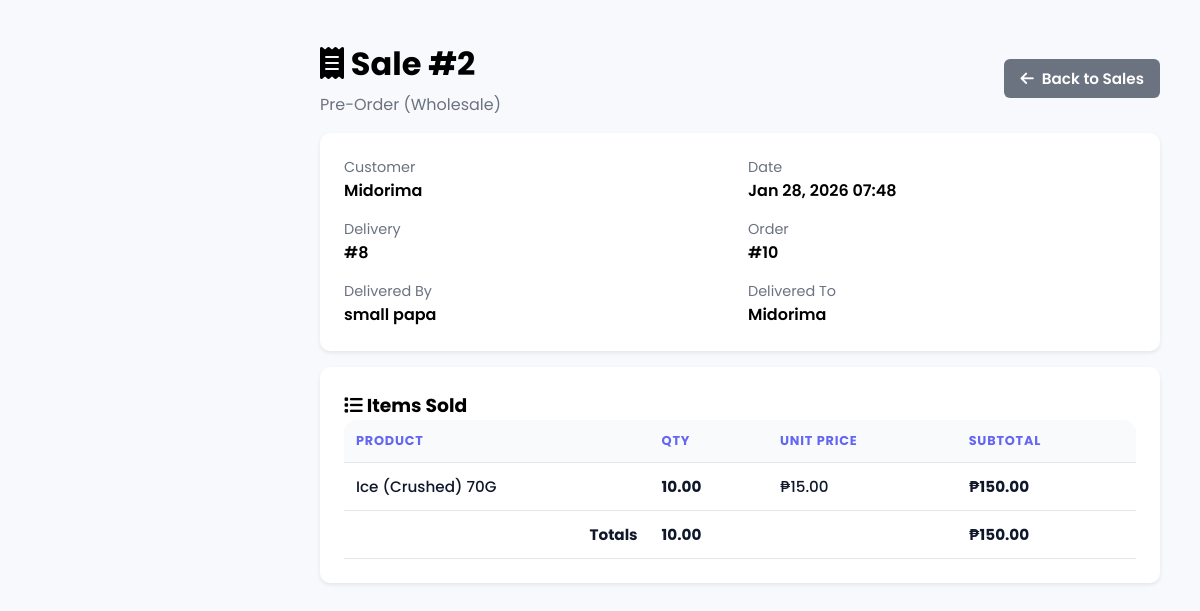
The page /capstone/pages/sale_view.php?id=2 (signed in) on the database its author committed.
### tables this page shows
CREATE TABLE `sales` (
  `Sale_ID` int UNSIGNED NOT NULL,
  `User_ID` int UNSIGNED NOT NULL,
  `Customer_ID` int UNSIGNED NOT NULL,
  `sale_date` datetime DEFAULT NULL,
  `sale_type` varchar(50) DEFAULT NULL,
  `total_amount` decimal(12,2) DEFAULT NULL,
  `created_by` int UNSIGNED NOT NULL,
  `payment` varchar(50) DEFAULT NULL,
  `created_at` timestamp NULL DEFAULT NULL,
  `updated_at` timestamp NULL DEFAULT NULL
);

CREATE TABLE `sale_source` (
  `Sale_delivery_ID` int UNSIGNED NOT NULL,
  `Delivery_ID` int UNSIGNED NOT NULL,
  `Sale_ID` int UNSIGNED NOT NULL,
  `created_at` timestamp NULL DEFAULT NULL,
  `updated_at` timestamp NULL DEFAULT NULL
);

CREATE TABLE `customers` (
  `Customer_ID` int UNSIGNED NOT NULL,
  `type` varchar(50) DEFAULT NULL,
  `phone_number` varchar(20) DEFAULT NULL,
  `address` varchar(255) DEFAULT NULL,
  `created_at` timestamp NULL DEFAULT NULL,
  `updated_at` timestamp NULL DEFAULT NULL,
  `customer_name` varchar(255) NOT NULL
);

CREATE TABLE `delivery` (
  `Delivery_ID` int UNSIGNED NOT NULL,
  `Order_ID` int UNSIGNED NOT NULL,
  `delivery_address` varchar(255) DEFAULT NULL,
  `schedule_date` date DEFAULT NULL,
  `actual_date_arrived` date DEFAULT NULL,
  `delivery_status` varchar(50) DEFAULT NULL,
  `delivered_by` varchar(100) DEFAULT NULL,
  `delivered_to` varchar(100) DEFAULT NULL,
  `created_at` timestamp NULL DEFAULT NULL,
  `updated_at` timestamp NULL DEFAULT NULL
);

CREATE TABLE `sale_details` (
  `Sale_detail_ID` int UNSIGNED NOT NULL,
  `Sale_ID` int UNSIGNED NOT NULL,
  `Product_ID` int UNSIGNED NOT NULL,
  `quantity` int DEFAULT NULL,
  `unit_price` decimal(10,2) DEFAULT NULL,
  `subtotal` decimal(12,2) DEFAULT NULL,
  `created_at` timestamp NULL DEFAULT NULL,
  `updated_at` timestamp NULL DEFAULT NULL
);

CREATE TABLE `products` (
  `Product_ID` int UNSIGNED NOT NULL,
  `product_name` varchar(100) NOT NULL,
  `form` varchar(50) NOT NULL,
  `unit` varchar(50) DEFAULT NULL,
  `wholesale_price` decimal(10,2) DEFAULT NULL,
  `retail_price` decimal(10,2) DEFAULT NULL,
  `is_discontinued` tinyint NOT NULL DEFAULT '0',
  `description` text,
  `last_update` datetime DEFAULT NULL,
  `created_date` datetime NOT NULL DEFAULT CURRENT_TIMESTAMP,
  `created_at` timestamp NULL DEFAULT NULL,
  `updated_at` timestamp NULL DEFAULT NULL
);

### capstone/pages/sale_view.php (the view, shortened to what this page needs)
<?php
require_once '../includes/db.php';
$sale_id = intval($_GET['id'] ?? 0);
$sale_query = "
    SELECT
        s.Sale_ID,
        s.created_at,
        s.updated_at,
        ss.Delivery_ID,
        d.Order_ID,
        d.delivered_to,
        d.delivered_by,
        o.Customer_ID,
        c.customer_name
    FROM sales s
    LEFT JOIN sale_source ss ON ss.Sale_ID = s.Sale_ID
    LEFT JOIN delivery d ON d.Delivery_ID = ss.Delivery_ID
    LEFT JOIN orders o ON o.Order_ID = d.Order_ID
    LEFT JOIN customers c ON c.Customer_ID = o.Customer_ID
    WHERE s.Sale_ID = ?
    LIMIT 1
";
$stmt = $conn->prepare($sale_query);
$stmt->bind_param("i", $sale_id);
$stmt->execute();
$sale = $stmt->get_result()->fetch_assoc();
$is_delivery_sale = !empty($sale['Delivery_ID']);
$sale_type = $is_delivery_sale ? 'Pre-Order (Wholesale)' : 'Walk-in (Retail)';
$customer_display = $sale['customer_name'] ?: ($sale['delivered_to'] ?: 'Walk-in Customer');
$items_query = "
    SELECT
        sd.Product_ID,
        p.product_name,
        p.form,
        p.unit,
        sd.quantity,
        sd.unit_price,
        sd.subtotal
    FROM sale_details sd
    INNER JOIN products p ON p.Product_ID = sd.Product_ID
    WHERE sd.Sale_ID = ?
    ORDER BY sd.Sale_detail_ID ASC
";
$stmt = $conn->prepare($items_query);
$stmt->bind_param("i", $sale_id);
$stmt->execute();
$items_res = $stmt->get_result();
$items = [];
$total_qty = 0;
$total_amount = 0;
while ($row = $items_res->fetch_assoc()) {
    $items[] = $row;
    $total_qty += floatval($row['quantity']);
    $total_amount += floatval($row['subtotal']);
}
?>
<!DOCTYPE html>
<html lang="en">
<head>
    <link rel="stylesheet" href="https://cdnjs.cloudflare.com/ajax/libs/font-awesome/6.5.1/css/all.min.css">
    <link rel="stylesheet" href="../assets/css/style.css">
</head>
<body>
<div class="dashboard-wrapper">
    <main class="main-content" style="width:100%;">
        <div class="container">
            <div class="topbar">
                <div>
                    <h1 style="margin:0;"><i class="fas fa-receipt"></i> Sale #<?php echo intval($sale_id); ?></h1>
                    <p style="margin:0.25rem 0 0 0; color:#6b7280;"><?php echo htmlspecialchars($sale_type); ?></p>
                </div>
                <a class="btn btn-secondary" href="sales.php"><i class="fas fa-arrow-left"></i> Back to Sales</a>
            </div>
            <div class="card">
                <div class="grid">
                    <div>
                        <div class="k">Customer</div>
                        <div class="v"><?php echo htmlspecialchars($customer_display); ?></div>
                    </div>
                    <div>
                        <div class="k">Date</div>
                        <div class="v"><?php echo htmlspecialchars(date('M d, Y H:i', strtotime($sale['created_at']))); ?></div>
                    </div>
                    <div>
                        <div class="k">Delivery</div>
                        <div class="v"><?php echo $is_delivery_sale ? ('#' . intval($sale['Delivery_ID'])) : 'N/A'; ?></div>
                    </div>
                    <div>
                        <div class="k">Order</div>
                        <div class="v"><?php echo !empty($sale['Order_ID']) ? ('#' . intval($sale['Order_ID'])) : 'N/A'; ?></div>
                    </div>
                    <div>
                        <div class="k">Delivered By</div>
                        <div class="v"><?php echo htmlspecialchars($sale['delivered_by'] ?? 'N/A'); ?></div>
                    </div>
                    <div>
                        <div class="k">Delivered To</div>
                        <div class="v"><?php echo htmlspecialchars($sale['delivered_to'] ?? 'N/A'); ?></div>
                    </div>
                </div>
            </div>
            <div class="card">
                <h3 style="margin-top:0;"><i class="fas fa-list"></i> Items Sold</h3>
                <table class="table">
                    <thead>
                        <tr>
                            <th>Product</th>
                            <th>Qty</th>
                            <th>Unit Price</th>
                            <th>Subtotal</th>
                        </tr>
                    </thead>
                    <tbody>
                    <?php if (!empty($items)): ?>
                        <?php foreach ($items as $it):
                            $pname = $it['product_name'];
                            if (!empty($it['form'])) $pname .= " ({$it['form']})";
                            if (!empty($it['unit'])) $pname .= " {$it['unit']}";
                        ?>
                            <tr>
                                <td><?php echo htmlspecialchars($pname); ?></td>
                                <td><strong><?php echo number_format(floatval($it['quantity']), 2); ?></strong></td>
                                <td>₱<?php echo number_format(floatval($it['unit_price']), 2); ?></td>
                                <td><strong>₱<?php echo number_format(floatval($it['subtotal']), 2); ?></strong></td>
                            </tr>
                        <?php endforeach; ?>
                    <?php else: ?>
                        <tr><td colspan="4" style="color:#6b7280;">No sale_details found for this sale.</td></tr>
                    <?php endif; ?>
                    </tbody>
                    <tfoot>
                        <tr>
                            <td style="text-align:right;"><strong>Totals</strong></td>
                            <td><strong><?php echo number_format($total_qty, 2); ?></strong></td>
                            <td></td>
                            <td><strong>₱<?php echo number_format($total_amount, 2); ?></strong></td>
                        </tr>
                    </tfoot>
                </table>
            </div>
        </div>
    </main>
</div>
</body>
</html>

### capstone/assets/css/style.css (style rules this page uses)
* { font-family: 'Poppins', -apple-system, BlinkMacSystemFont, sans-serif; margin: 0; padding: 0; box-sizing: border-box; }
body { background: #f8f9fc; }
.dashboard-wrapper { display: flex; min-height: 100vh; }
.main-content { flex: 1; margin-left: 280px; padding: 2.5rem; transition: all 0.4s cubic-bezier(0.4, 0, 0.2, 1); }
.table { width: 100%; border-collapse: separate; border-spacing: 0; }
.table thead { background: linear-gradient(135deg, #faf5ff, #f5f3ff); }
.table thead tr th:first-child { border-top-left-radius: 14px; }
.table thead tr th:last-child { border-top-right-radius: 14px; }
.table th { padding: 1.125rem 1.25rem; text-align: left; font-weight: 700; color: #6366f1; font-size: 0.8rem; text-transform: uppercase; letter-spacing: 0.8px; border-bottom: 2px solid #ddd6fe; }
.table td { padding: 1.125rem 1.25rem; border-bottom: 1px solid #f1f5f9; color: #0f172a; font-size: 0.95rem; font-weight: 500; }
.table tbody tr { transition: all 0.3s cubic-bezier(0.4, 0, 0.2, 1); }
.btn-secondary { background: white; color: #475569; border: 2px solid #e2e8f0; padding: 0.875rem 2rem; border-radius: 12px; font-size: 0.95rem; font-weight: 600; cursor: pointer; transition: all 0.3s cubic-bezier(0.4, 0, 0.2, 1); display: inline-flex; align-items: center; gap: 0.5rem; text-decoration: none; }

### capstone/pages/sale_view.php (style rules this page uses)
.card { background:#fff; border-radius:10px; padding:1.5rem; box-shadow:0 2px 4px rgba(0,0,0,0.08); margin-bottom: 1rem; }
.grid { display:grid; grid-template-columns: 1fr 1fr; gap: 1rem; }
.k { color:#6b7280; font-size: 0.9rem; }
.v { font-weight:600; }
.table { width:100%; border-collapse: collapse; }
.table th, .table td { padding:0.75rem; border-bottom:1px solid #e5e7eb; }
.table th { background:#f9fafb; text-align:left; }
.topbar { display:flex; justify-content:space-between; align-items:center; gap: 1rem; margin-bottom: 1rem; }
.btn { padding:0.5rem 1rem; border:none; border-radius:6px; cursor:pointer; text-decoration:none; display:inline-flex; gap:0.5rem; align-items:center; }
.btn-secondary { background:#6b7280; color:#fff; }

### rows shown on the page
sales: sale_source.Delivery_ID "Pre-Order (Wholesale)", Customer_ID.customer_name "Midorima", created_at "Jan 28, 2026 07:48", sale_source.Delivery_ID "8", delivery.Order_ID "10", delivery.delivered_by "small papa", delivery.delivered_to "Midorima"
sale_details: Product_ID.unit "Ice (Crushed) 70G", quantity "10.00", unit_price "15.00", subtotal "150.00"

### other values the page prints
$sale_id "2"
$total_qty "10.00"
$total_amount "150.00"
